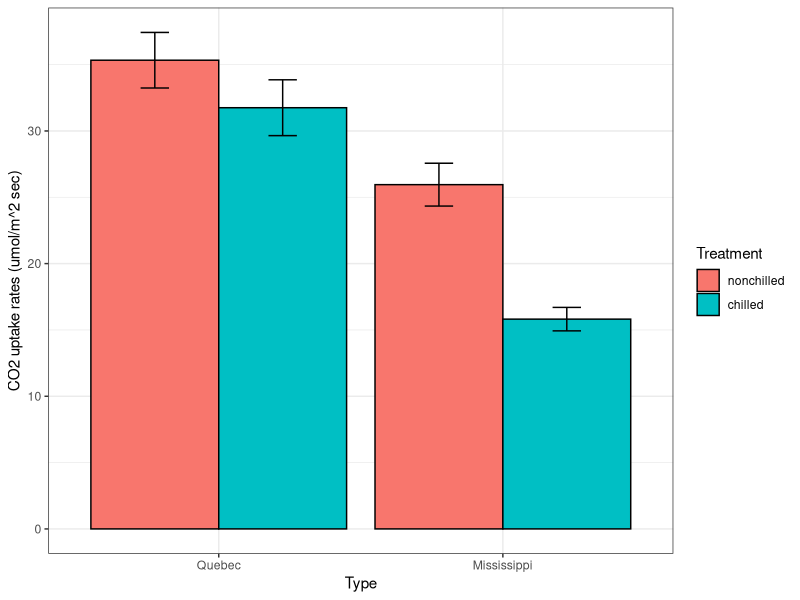
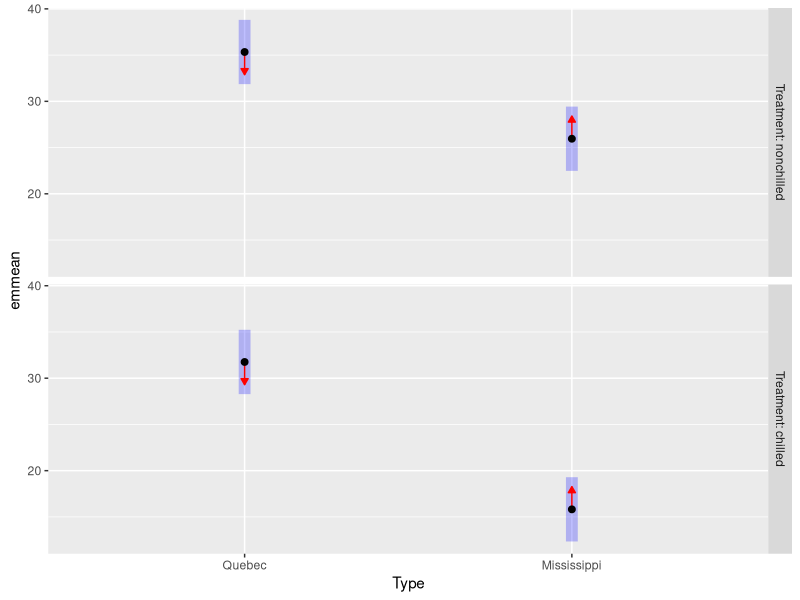
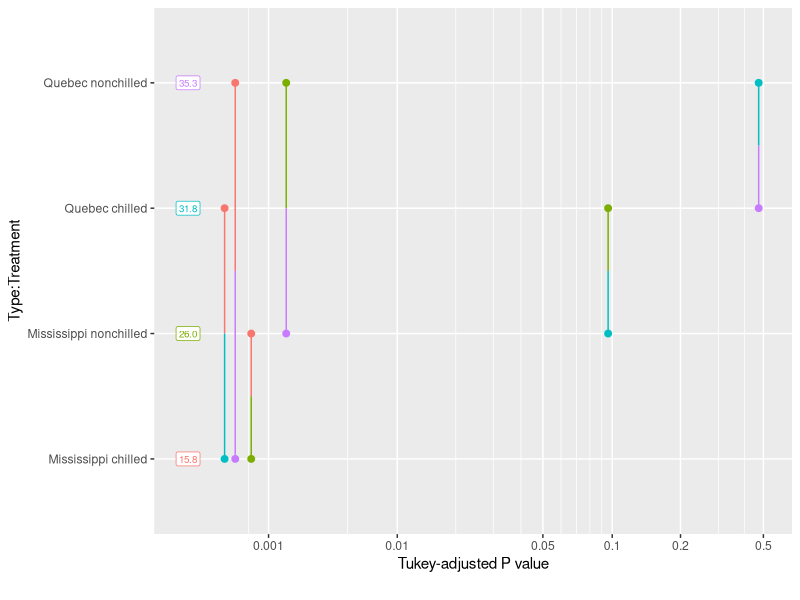

These figures' R source, in order:
## ---- chunk 1
library(dplyr)
library(ggplot2)
library(emmeans)
## ---- chunk 2
#find out more information about the CO2 dataset (built into R)
?CO2
## ---- chunk 3
data<-CO2
## ---- chunk 4
summary_data<-data %>%
  group_by(Type, Treatment) %>%
  summarise(
    mean_uptake=mean(uptake),
    sd_uptake=sd(uptake),
    n=n(),
    se_uptake=sd(uptake)/sqrt(n)
  )
summary_data
## ---- chunk 5
ggplot(summary_data, aes(x=Type, y=mean_uptake, fill=Treatment)) +
  geom_bar(stat="identity", color="black", position=position_dodge()) +
  geom_errorbar(aes(ymin=mean_uptake-se_uptake, ymax=mean_uptake+se_uptake), width=.2, position=position_dodge(.9))+
  ylab("CO2 uptake rates (umol/m^2 sec)")+
  theme_bw()
## ---- chunk 6
model1 <- lm(uptake~Type*Treatment, data=data)
anova(model1)
## ---- chunk 7
summary(model1)
## ---- chunk 8
#Multiple Contrasts using EMmeans package
emm_model1<- emmeans(model1, "Type", "Treatment")
pairs(emm_model1)
## ---- chunk 9
#visually compare marginal means (LS means)
plot(emm_model1, comparisons = TRUE)+
  coord_flip()
## ---- chunk 10
#connecting letters differences report
multcomp::cld(emm_model1)
## ---- chunk 11
contrast(emm_model1, "consec", simple = "each", combine = TRUE, adjust = "mvt")
## ---- chunk 12
model.cells <- emmeans(model1, ~ Type * Treatment)
pwpp(model.cells, type = "response")
